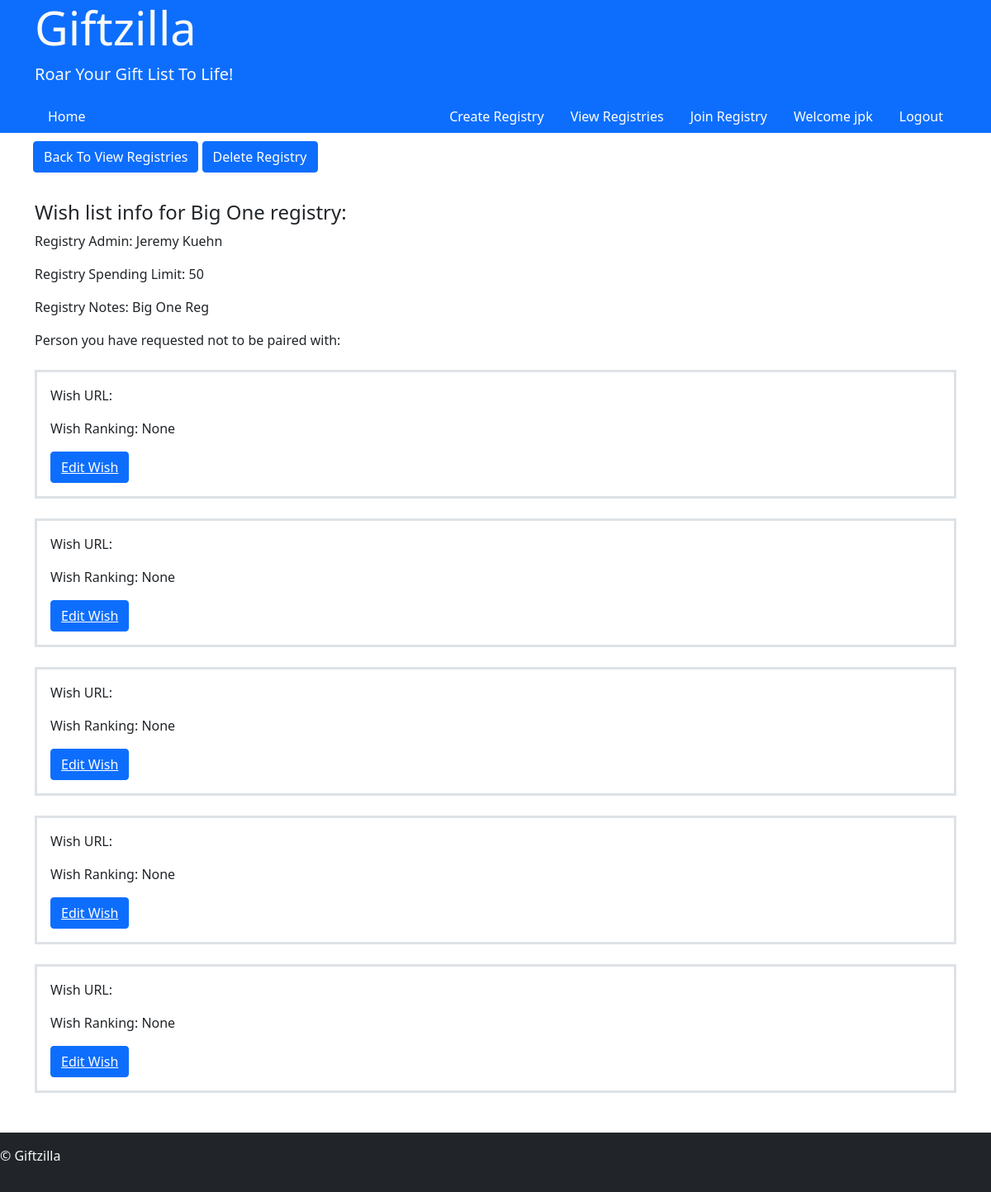
/user/8J7l3/1/viewWishList (signed in), run on the app's committed database.
### register/models.py (models this page shows, shortened)
class User(AbstractUser):
    groups = models.ManyToManyField(
        'auth.Group',
        related_name='web_users',
        blank=True,
        help_text='The groups this user belongs to. A user will get all permissions granted to each of their groups.',
        verbose_name='groups',
    )
    user_permissions = models.ManyToManyField(
        'auth.Permission',
        related_name='web_users',
        blank=True,
        help_text='Specific permissions for this user.',
        verbose_name='user permissions',
    )

### user/models.py (models this page shows, shortened)
class Registry(models.Model):
    regPin = models.CharField(max_length=5)
    admin = models.ForeignKey(User, on_delete=models.CASCADE)
    regName = models.CharField(max_length=25, verbose_name="Registry Group Name:")
    urlNumCap = models.IntegerField(default=5, verbose_name="Max Number Of Gift Request:", blank=True, null=True)
    spendLimit = models.IntegerField(blank=True, null=True, verbose_name="Max Spending Limit:")
    notes = models.TextField(blank=True, null=True, verbose_name="Notes")
    regGroupCap = models.IntegerField(blank=True, null=True, verbose_name="Max Number of Group Participants:")

class Gift(models.Model):
    groupPin = models.CharField(max_length=5)
    user = models.ForeignKey(User, on_delete=models.CASCADE)
    giftUrl = models.CharField(max_length=700, blank=True, null=True)
    giftRank = models.CharField(max_length=1, choices=Rank, blank=True, null=True)

### user/views.py (the view)
# urls.py: path("<str:groupPin>/<int:userID>/viewWishList", views.viewWishList, name="viewWishList"),
@login_required
def viewWishList(request, userID, groupPin):
    regDetail =  Registry.objects.get(regPin=groupPin)
    user = User.objects.get(id=userID)
    regWishList = Gift.objects.filter(groupPin=groupPin, user=user)
    noPair = noGive.objects.filter(regPin=groupPin, user=user)
    if request.method == "POST":
        return
    else:
        return render(request, "user/wishlist.html", {
            "regDetail": regDetail,
            "regWishList": regWishList,
            "noPair": noPair
        })

### giftzilla/templates/user/wishlist.html
{% extends 'layout.html' %}
{% block body %}
<div class="container" style="padding: 10px;">
    <a class="btn btn-primary" href="{% url 'user:viewReg' userID=user.id %}">Back To View Registries</a>
    <a class="btn btn-primary" href="{% url 'user:userRegDelete' userID=user.id groupPin=regDetail.regPin %}">Delete Registry</a>
</div>
<div class="container">
    <h4 class="mt-4">Wish list info for {{ regDetail.regName }} registry:</h4>
    <p>Registry Admin: {{ regDetail.admin.first_name }}  {{ regDetail.admin.last_name }}</p>
    <p>Registry Spending Limit: {{ regDetail.spendLimit }}</p>
    <p>Registry Notes: {{ regDetail.notes }}</p>
    <p>Person you have requested not to be paired with: {{ noPair.0.noGift.first_name }} {{ noPair.0.noGift.last_name }}</p>
</div>
<div class="container mt-4">
    {% for wish in regWishList %}
    <div class="border border-3 p-3 mb-4">
        <p>Wish URL: <a target="_blank" href="{{ wish.giftUrl }}">{{ wish.giftUrl }}</a></p>
        <p>Wish Ranking: {{ wish.giftRank }}</p>
        <button class="btn btn-primary"><a style="color: white;" href="{% url 'user:wishEdit' wishID=wish.id %}">Edit Wish</a></button>
    </div>
    {% endfor %}
</div>
{% endblock %}

### giftzilla/templates/layout.html (shortened to what this page needs)
<!DOCTYPE html>
<html lang="en">
<head>
    <link href="https://cdn.jsdelivr.net/npm/bootstrap@5.0.2/dist/css/bootstrap.min.css" rel="stylesheet">
</head>
<body>
    <header class="bg-primary text-light">
        <div class="container">
            <h1 class="display-4">Giftzilla</h1>
            <p class="lead">Roar Your Gift List To Life!</p>
            <nav class="d-flex justify-content-between align-items-center">
                <ul class="nav">
                    <li class="nav-item"><a class="nav-link" href="{% url 'index:home' %}">Home</a></li>
                </ul>
                <div>
                    {% if user.is_authenticated %}
                        <ul class="nav">
                            <li class="nav-item"><a class="nav-link" href="{% url 'user:createRegistry' %}">Create Registry</a></li>
                            <li class="nav-item"><a class="nav-link" href="{% url 'user:viewReg' userID=user.id %}">View Registries</a></li>
                            <li class="nav-item"><a class="nav-link" href="{% url 'user:regJoin' userID=user.id %}">Join Registry</a></li>
                            <li class="nav-item">
                                <a class="nav-link" href="{% url 'register:profileView' userID=user.id %}">Welcome {{ user.username }}</a>
                            </li>
                            <li class="nav-item">
                                <a class="nav-link" href="{% url 'register:logout' %}">Logout</a>
                            </li>
                        </ul>
                    {% endif %}
                </div>
            </nav>
        </div>
    </header>
   {% block body %}
   {% endblock %}
    <footer class="bg-dark text-light mt-5 py-3">
        <p>&copy; Giftzilla</p>
    </footer>
</body>
</html>

### giftzilla/templates/layout.html (style rules this page uses)
.nav-link { color: white; }

### data on the page
User: username "jpk"
Registry: regName "Big One", admin.first_name "Jeremy", admin.last_name "Kuehn", spendLimit "50", notes "Big One Reg"
Gift: giftRank "None"
Gift: giftRank "None"
Gift: giftRank "None"
Gift: giftRank "None"
Gift: giftRank "None"
